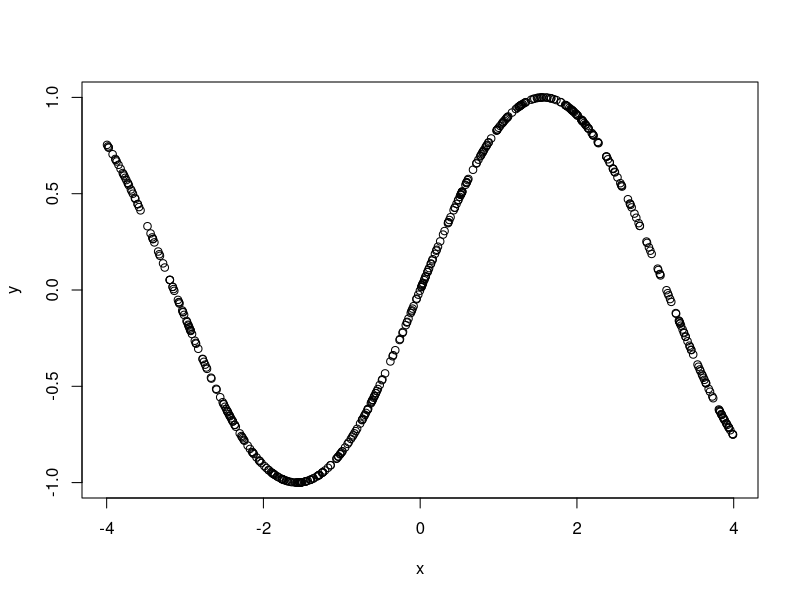
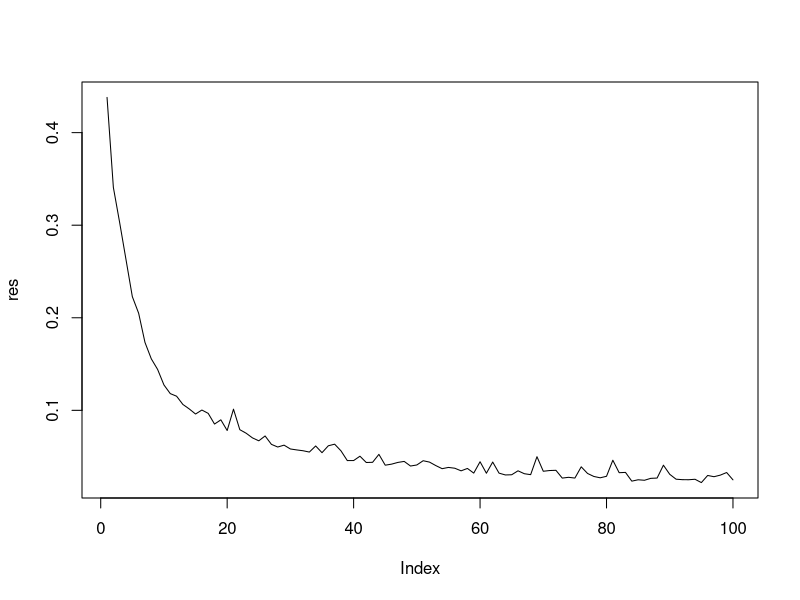
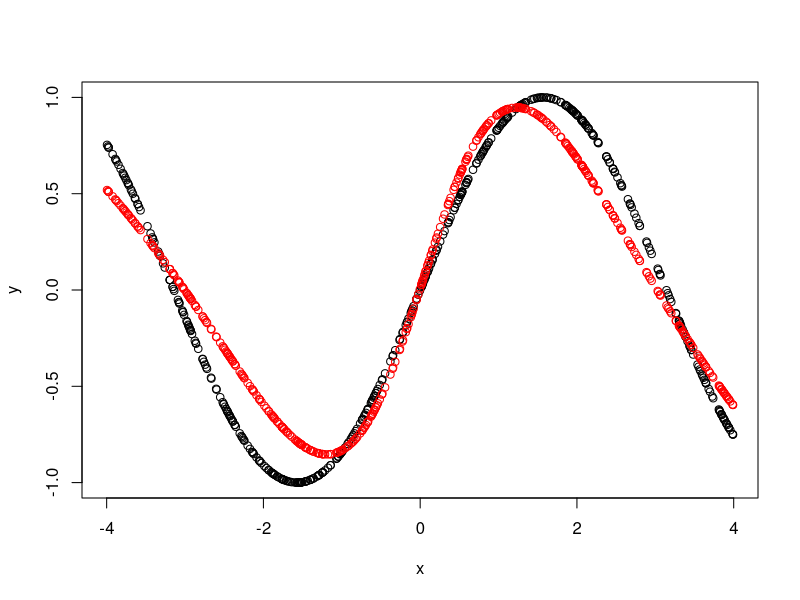

Write the R code that produced these figures, in order.
set.seed(1234)

# produce the training data in dat

x <- runif(500,-4,4)
y <- sin(x)
dat <- cbind(x,y)
plot(dat)

gamma <- 0.01

h <- function(z){
  
  # activation function (sigmoid)
  
  return(1/(1+exp(-z)))
}

hprime <- function(z){
  
  # derivative of the activation function (sigmoid)
  
  return(h(z) * (1 - h(z)))
}

yhat <- function(x){

  # prediction for point x
  
q0 <- x
z1 <- w1 %*% q0 + b1
q1 <- as.matrix(apply(z1,1,h), nrow = 2, ncol = 1)
z2 <- w2 %*% q1 + b2
return(z2)
}

MSE <- function(){
  
  # mean squared error
  
  res <- NULL
  for(i in 1:nrow(dat)){
    res <- c(res,(dat[i,2] - yhat(dat[i,1])) ^ 2)
    }
  return(mean(res))
}

# initialize parameters

w1 <- matrix(runif(2,-.1,.1), nrow = 2, ncol = 1)
b1 <- matrix(runif(2,-.1,.1), nrow = 2, ncol = 1)

w2 <- matrix(runif(2,-.1,.1), nrow = 1, ncol = 2)
b2 <- matrix(runif(1,-.1,.1), nrow = 1, ncol = 1)

res <- NULL
for(i in 1:100000){
  if(i %% 1000 == 0){
    res <- c(res,MSE())
  }
  
  # forward propagation
  
  j <- sample(1:nrow(dat),1)
  q0 <- dat[j,1]
  z1 <- w1 %*% q0 + b1
  q1 <- as.matrix(apply(z1,1,h), nrow = 2, ncol = 1)
  z2 <- w2 %*% q1 + b2
  
  # backward propagation
  
  dz2 <- - 2 * (dat[j,2] - z2)
  dq1 <- t(w2) %*% dz2
  dz1 <- dq1 * hprime(z1)
  dw2 <- dz2 %*% t(q1)
  db2 <- dz2
  dw1 <- dz1 %*% t(q0)
  db1 <- dz1
  
  # parameter updating
  
  w2 <- w2 - gamma * dw2
  b2 <- b2 - gamma * db2
  w1 <- w1 - gamma * dw1
  b1 <- b1 - gamma * db1
}
plot(res, type = "l")

plot(dat)
points(dat[,1],lapply(dat[,1],yhat),col="red")
